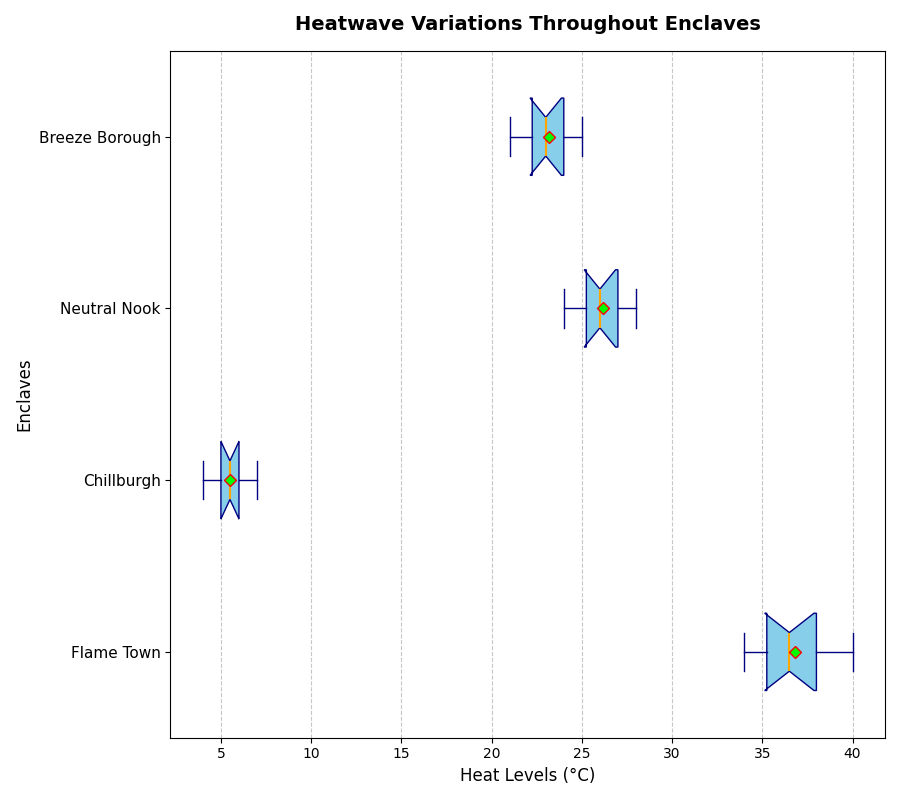

Reproduce this figure in Python.
import matplotlib.pyplot as plt
import numpy as np

# Define cities
cities = ["Flame Town", "Chillburgh", "Neutral Nook", "Breeze Borough"]

# Define temperature data for summer
summer_temperatures = [
    [35, 36, 38, 40, 39, 34, 37, 35, 38, 36],  # Inferno City
    [5, 6, 7, 4, 6, 5, 4, 7, 6, 5],  # Frostville
    [25, 26, 24, 27, 28, 26, 25, 27, 28, 26],  # Temperate Town
    [22, 23, 25, 24, 23, 22, 21, 24, 25, 23]   # Zephyr Zone
]

fig, ax = plt.subplots(figsize=(9, 8))

# Horizontal boxplot for summer temperatures
bp = ax.boxplot(summer_temperatures, vert=False, patch_artist=True, showmeans=True, notch=True,
                boxprops=dict(facecolor="skyblue", color="navy"),
                medianprops=dict(color="orange", linewidth=1.5),
                meanprops=dict(marker='D', markeredgecolor='red', markerfacecolor='lime'),
                whiskerprops=dict(color="navy"), capprops=dict(color="navy"))

ax.set_yticklabels(cities, fontsize=11)
ax.set_title("Heatwave Variations Throughout Enclaves", fontsize=14, fontweight='bold', pad=15)
ax.set_ylabel("Enclaves", fontsize=12)
ax.set_xlabel("Heat Levels (°C)", fontsize=12)
ax.xaxis.grid(True, linestyle='--', alpha=0.7)

plt.tight_layout()
plt.show()
